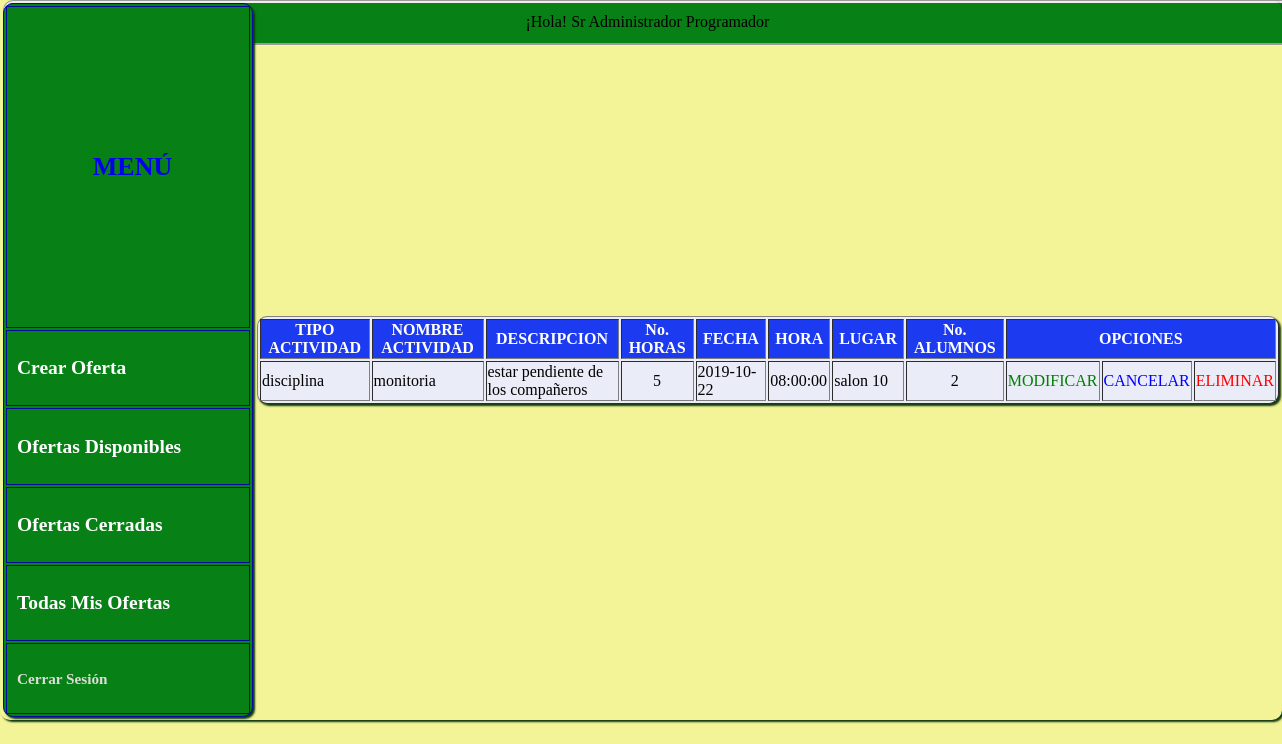
The app's page /listaOfertasDisponibles.php (signed in) with its own data.
### tables this page shows
CREATE TABLE `oferta` (
  `idActividad` int(11) NOT NULL,
  `tipoActividad` varchar(30) NOT NULL,
  `nombreActividad` varchar(100) NOT NULL,
  `descripcion` varchar(500) NOT NULL,
  `horasCant` int(11) NOT NULL,
  `fecha` date NOT NULL,
  `hora` time NOT NULL,
  `lugar` varchar(50) NOT NULL,
  `alumnosCant` int(11) NOT NULL,
  `contador` int(11) NOT NULL,
  `idProfesor` int(11) NOT NULL
);

### listaOfertasDisponibles.php (the view, shortened to what this page needs)
<?php
    include 'conexion.php';
?>
<!DOCTYPE html>
<html lang="es">
<head>
	<link rel="stylesheet" type="text/css" href="css/estilos.css">
</head>
<body>
<table id="main">
	<tr><td>
		<div id="superior"> ¡Hola! <?php echo $_SESSION['nombre']; ?> <?php echo $_SESSION['apellido']; ?> </div>
		<table id="lateral" bgcolor="#007EFF" width="250px" border="1px" bordercolor="#030A9D">
			<tr >
				<td height="300px">
					<a href="bienvenido.php"><center><h1>MENÚ</h1></center></a>
				</td>
			</tr>
			<tr>
				<td>
					<a href="actsocial.php" style="text-decoration:none"> <font color="white">  <h2>Crear Oferta</h2> </font></a>
				</td>
			</tr>
			<tr>
				<td>
					<a href="listaOfertasDisponibles.php" style="text-decoration:none"> <font color="white"> <h2>Ofertas Disponibles</h2> </font></a>
				</td>
			</tr>
			<tr>
				<td>
					<a href="listaOfertasCerradas.php" style="text-decoration:none"> <font color="white"> <h2>Ofertas Cerradas</h2> </font></a>
				</td>
			</tr>
			<tr>
				<td>
					<a href="listaOfertas.php" style="text-decoration:none"> <font color="white"> <h2>Todas Mis Ofertas</h2></font> </a>
				</td>
			</tr>
			<tr>
				<td>
					<a href="index.php" style="text-decoration:none"> <font color="#E0DBDB"> <h3>Cerrar Sesión</h3></font> </a>
				</td>
			</tr>
		</table>
	</td>
	<td width="100%">
		<table bgcolor="#EAECF7" border="1px">
			<tr bgcolor="#D8CBF8">
				<th>TIPO ACTIVIDAD</th>
				<th>NOMBRE ACTIVIDAD</th>
				<th>DESCRIPCION</th>
				<th>No. HORAS</th>
				<th>FECHA</th>
				<th>HORA</th>
				<th>LUGAR</th>
				<th>No. ALUMNOS</th>
				<th colspan="3">OPCIONES</th>
			</tr>
			<?php
				$sql="SELECT * FROM oferta WHERE idProfesor='$_SESSION[id]' AND contador>'0'";
				$resultado = mysqli_query($conexion, $sql);
				while($datos=mysqli_fetch_array($resultado)){
			?>
			<tr>
				<td>	<?php echo $datos['tipoActividad'] ?>			</td>
				<td>	<?php echo $datos['nombreActividad'] ?>			</td>
				<td>	<?php echo $datos['descripcion'] ?>				</td>
				<td>	<center><?php echo $datos['horasCant'] ?></center>	</td>
				<td>	<?php echo $datos['fecha'] ?>					</td>
				<td>	<?php echo $datos['hora'] ?>					</td>
				<td>	<?php echo $datos['lugar'] ?>					</td>
				<td>	<center><?php echo $datos['alumnosCant'] ?></center></td>
				<td>	<a href="listaOfertasModificar.php?idActividad=<?php echo $datos['idActividad']; ?>">
							<font color="green">MODIFICAR</font>
						</a>
				</td>
				<td>	<a href="listaOfertasCancelar.php?idActividad=<?php echo $datos['idActividad']; ?>">
							<font color="blue">CANCELAR</font>
						</a>
				</td>
				<td>	<a href="listaOfertasEliminar.php?idActividad=<?php echo $datos['idActividad']; ?>">
							<font color="red">ELIMINAR</font>
						</a>
				</td>
			</tr>
			<?php
				}
			?>
		</table>
	</td>
	</tr>
</table>
</body>
</html>

### css/estilos.css (style rules this page uses)
a:link { text-decoration: none; }
a { text-decoration: none; }
body { background-color: #F3F498; }
table { border-radius: 10px; box-shadow: 2px 2px 2px 0px #0F370E; }
th { background-color: #1C3AF0; color: white; padding-left: 6px; padding-right: 6px; }
td { font-family: verdana; }
table#main { position: absolute; left: 0px; top: 0px; margin: 0px; padding: 0px; }
div#superior { text-align: center; background-color: #078015; height: 20px; padding: 10px; width: 98.5%; top: 0px; left: 3px; z-index: -1; position: absolute; font-family: verdana; border-radius: 10px; border-style: groove; }
table#lateral { position: ; top: 0px; left: 0px; background-color: #078015; border-radius: 10px; }
table#lateral td { padding-left: 10px; padding-bottom: 10px; padding-top: 10px; font-size: 13px; }

### records on screen
oferta: tipoActividad "disciplina", nombreActividad "monitoria", descripcion "estar pendiente de los compañeros", horasCant "5", fecha "2019-10-22", hora "08:00:00", lugar "salon 10", alumnosCant "2"

### other values on screen
$_SESSION['nombre'] "Sr Administrador"
$_SESSION['apellido'] "Programador"
